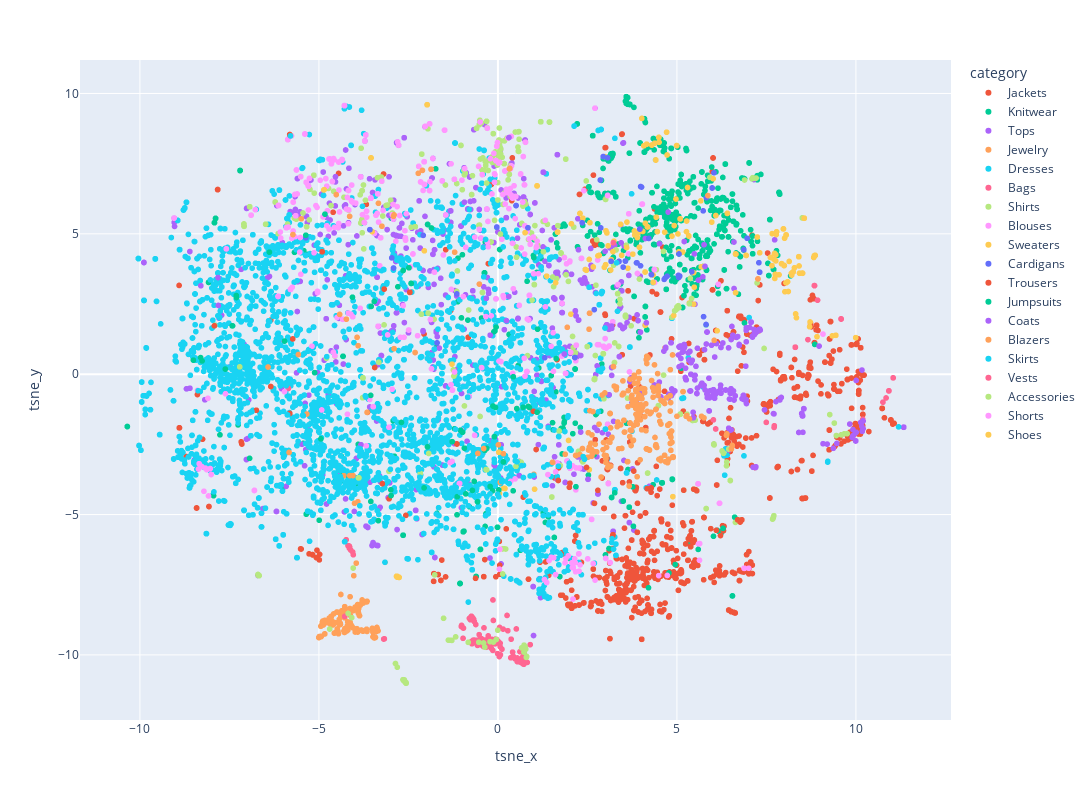

Here is the notebook cell this chart was saved with:
### Code cell
from sklearn.manifold import TSNE
import matplotlib.pyplot as plt
import plotly.express as px
autoencoder_embeddings = np.stack(outfits_df["autoencoder_embedding"].values)
tsne = TSNE(n_components=2, verbose=False, perplexity=40, n_iter=300)
tsne_results = tsne.fit_transform(autoencoder_embeddings)

outfits_df["tsne_x"] = tsne_results[:,0]
outfits_df["tsne_y"] = tsne_results[:,1]

fig = px.scatter(outfits_df, x="tsne_x", y="tsne_y", color="category", hover_data=["id", "category", "all_categories"], width=1500, height=800)
fig.show()
